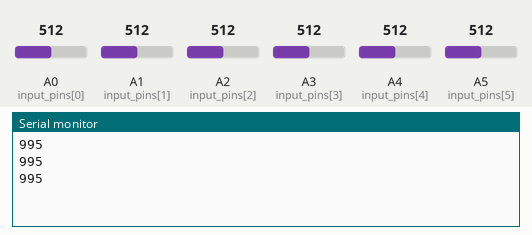
This sketch was run on a simulated Arduino Uno, built with avr-gcc and run on an emulated ATmega328P. Shown: the last lines printed to the serial monitor. The inputs (shaded band) are chosen by the test bench; at power-on: A0 (input_pins[0]) = 512, A1 (input_pins[1]) = 512, A2 (input_pins[2]) = 512, A4 (input_pins[4]) = 512, A5 (input_pins[5]) = 512, A3 (input_pins[3]) = 512.

Above: at 1.5 s.
1.6 s: A0 (input_pins[0]) set to 716
At 2.7 s:
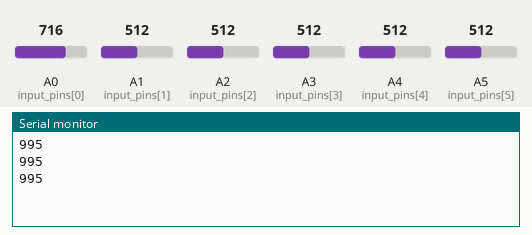
3.1 s: A1 (input_pins[1]) set to 716
At 4.1 s:
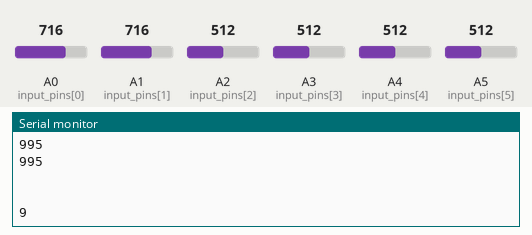
4.6 s: A2 (input_pins[2]) set to 716
At 5.5 s:
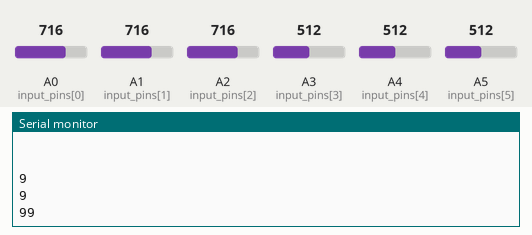
6.1 s: A4 (input_pins[4]) set to 716
At 6.9 s:
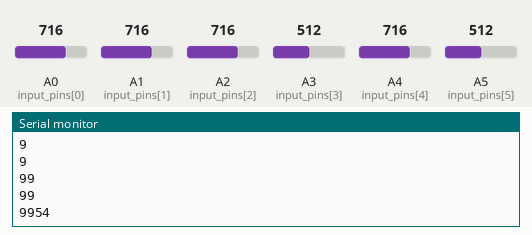
7.6 s: A5 (input_pins[5]) set to 716
At 8.1 s:
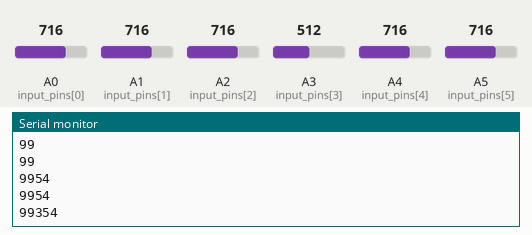
9.1 s: A3 (input_pins[3]) set to 716
At 9.7 s:
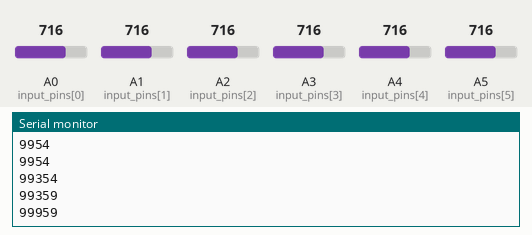
Timing chart, 0 to 11.6 s (numbered marks = the images above; inputs shaded):
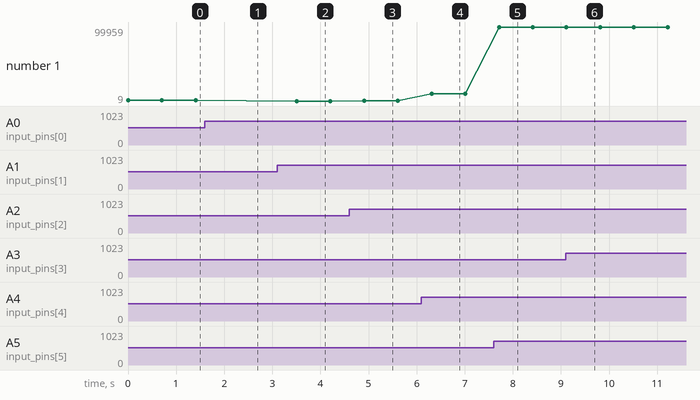

Measured:
- after the input at 1.6 s, the serial monitor: prints a new line after 0.50 s (image 1)
- after the input at 3.1 s, the serial monitor: prints a new line after 0.41 s (image 2)
- after the input at 4.6 s, the serial monitor: prints a new line after 0.31 s (image 3)
- after the input at 6.1 s, the serial monitor: prints a new line after 0.21 s (image 4)
- after the input at 7.6 s, the serial monitor: prints a new line after 0.11 s (image 5)
- after the input at 9.1 s, the serial monitor: prints a new line at once (image 6)
- plotted number 1: 995 → 9 after the input at 3.1 s, 9 → 99 after the input at 4.6 s, 99 → 9954 after the input at 6.1 s, 9954 → 99359 after the input at 7.6 s, 99359 → 99959 after the input at 9.1 s

The sketch:

arduino_sensor.ino
```cpp
const int input_len = 6;
const int input_pins[input_len] = {A0,A1,A2,A3,A4,A5};
int input_values[input_len] = {0,0,0,0,0,0};
int input_players[input_len] = {0,0,0,0,0,0};

void setup() {
  // put your setup code here, to run once:
  for (int i=0;i<input_len; i++){
    pinMode(input_pins[i], INPUT_PULLUP);
  }
  //pinMode(3, INPUT);
  Serial.begin(9600);
  //attachInterrupt(digitalPinToInterrupt(E1), myintr, CHANGE);
}

int color_ts[] = {90,140,250,700};
int color_len = 4;

int player_len = 3; //number of players
int player_pos[] = {9,9,9}; //initial position for players

int state_detect(float value){
  int state = 0;
  for (int i = 0; i < color_len; i = i + 1) {
    if (color_ts[i] < value){
      state ++;
    }
    else
      break;
    }
  return state;
}

void send_message(){
  for(int i = 0; i < player_len; i++)
    Serial.print(player_pos[i]);
    Serial.print(' ');
    Serial.println();
}

void send_values(int* list){
  for(int i = 0; i < input_len; i ++){
    Serial.print(list[i]);
    Serial.print(' ');
  }
  Serial.println();
}

void reset_players(){
  for(int i=0; i< player_len; i++)
    player_pos[i] = 9;
}

void loop() {
  reset_players();

  // put your main code here, to run repeatedly:
  for (int i=0; i< input_len; i++){
      float p = analogRead(input_pins[i]);
      input_values[i] = p;
      int state = state_detect(p);
      input_players[i] = state;
      if (state >0)
        player_pos[state-1] = i;
  }

  //send_values(input_values);
  //send_values(input_players);
  send_message();
  //Serial.println();

  /*
  if (p1 < 90){
    state = 1;
  }
  else if (p1 > 90 && p1 < 400){
    state = 2;
  }
  else if (p1 > 400){
    state = 3;
  }
  else{
    state = 4;
  }
  */
  delay(700);

}
```
